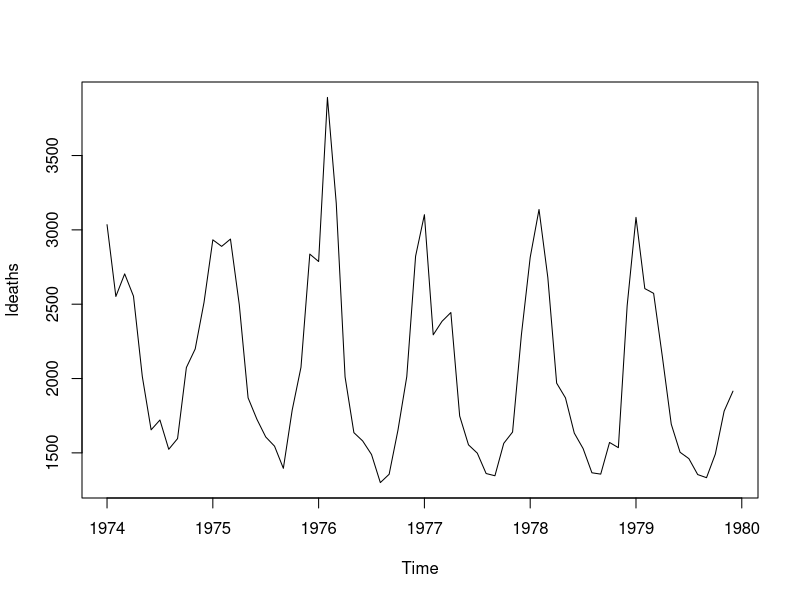
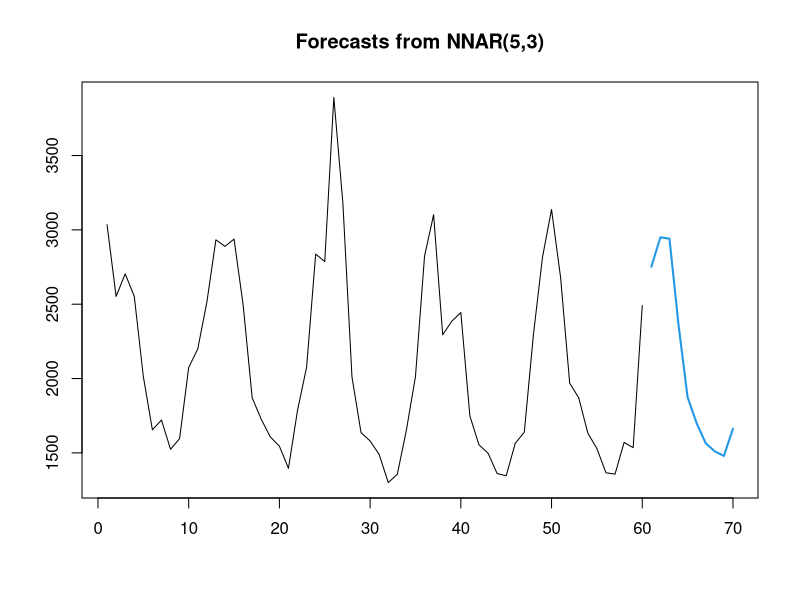

Recreate these plots in R, in order.
library(tseries)
library(forecast)
library(car)
library(datasets)
plot(ldeaths)

# Train test split
train = ldeaths[1:60]
test = ldeaths[61:length(ldeaths)]

#Fitting with train
nn1 = nnetar(train, P=2, size=3)
plot(forecast(nn1))
nn1$model
nn1$fitted
accuracy(nn1)

#Testing
yhat_test = forecast(nn1, h=length(test))
yhat_test
